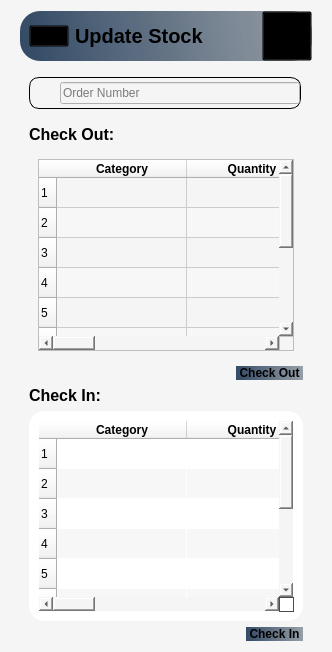
      <widget class="QWidget" name="UpdateStock_page">
       <property name="styleSheet">
        <string notr="true">*{
background-color:#f5f5f5;
}
#HeaderFrame_7{
background-color:qlineargradient(spread:pad,x1:0,y1:0.505682,x2:1,y2:0.477,stop:0 rgba(20,47,78,219),stop:1 rgba(85,98,112,150));
 border-radius: 20px;
}
#widget_59,QPushButton,QLabel,#widget_58,#table_UpdateStock,#widget_62{
background:transparent;
}
#widget_61{
background-color:#ffffff;
 border-radius: 15px;
}
#btn_CheckIn,#btn_CheckOut{
background-color:qlineargradient(spread:pad,x1:0,y1:0.505682,x2:1,y2:0.477,stop:0 rgba(20,47,78,219),stop:1 rgba(85,98,112,150));
 border-radius: 15px;
}
#searchframe_2{
background-color:#fffff;
border-radius: 10px;
border: 1px solid #000000
}
#btn_CheckOut:hover{
background-color:#ececec;
}
#accountBtn_8:hover{
background-color:#ececec;
border-radius:20px;
}</string>
       </property>
       <layout class="QVBoxLayout" name="verticalLayout_56">
        <item>
         <widget class="QWidget" name="widget_57" native="true">
          <layout class="QVBoxLayout" name="verticalLayout">
           <property name="topMargin">
            <number>0</number>
           </property>
           <property name="bottomMargin">
            <number>0</number>
           </property>
           <item alignment="Qt::AlignTop">
            <widget class="QWidget" name="HeaderFrame_7" native="true">
             <property name="autoFillBackground">
              <bool>false</bool>
             </property>
             <layout class="QHBoxLayout" name="horizontalLayout_72">
              <property name="spacing">
               <number>0</number>
              </property>
              <property name="leftMargin">
               <number>0</number>
              </property>
              <property name="topMargin">
               <number>0</number>
              </property>
              <property name="rightMargin">
               <number>0</number>
              </property>
              <property name="bottomMargin">
               <number>0</number>
              </property>
              <item alignment="Qt::AlignLeft">
               <widget class="QWidget" name="widget_58" native="true">
                <layout class="QHBoxLayout" name="horizontalLayout_73">
                 <property name="topMargin">
                  <number>0</number>
                 </property>
                 <property name="bottomMargin">
                  <number>0</number>
                 </property>
                 <item>
                  <widget class="QPushButton" name="menuBtn_8">
                   <property name="text">
                    <string/>
                   </property>
                   <property name="icon">
                    <iconset resource="Resource.qrc">
                     <normaloff>:/Black Icons/Graphics/featherBlack/menu.svg</normaloff>:/Black Icons/Graphics/featherBlack/menu.svg</iconset>
                   </property>
                   <property name="iconSize">
                    <size>
                     <width>24</width>
                     <height>24</height>
                    </size>
                   </property>
                  </widget>
                 </item>
                 <item>
                  <widget class="QLabel" name="appHeader_8">
                   <property name="font">
                    <font>
                     <pointsize>15</pointsize>
                     <weight>75</weight>
                     <bold>true</bold>
                    </font>
                   </property>
                   <property name="text">
                    <string>Update Stock</string>
                   </property>
                  </widget>
                 </item>
                </layout>
               </widget>
              </item>
              <item>
               <widget class="QWidget" name="widget_59" native="true">
                <layout class="QHBoxLayout" name="horizontalLayout_74">
                 <property name="spacing">
                  <number>0</number>
                 </property>
                 <property name="leftMargin">
                  <number>0</number>
                 </property>
                 <property name="topMargin">
                  <number>0</number>
                 </property>
                 <property name="rightMargin">
                  <number>0</number>
                 </property>
                 <property name="bottomMargin">
                  <number>0</number>
                 </property>
                 <item alignment="Qt::AlignRight">
                  <widget class="QPushButton" name="accountBtn_8">
                   <property name="minimumSize">
                    <size>
                     <width>50</width>
                     <height>50</height>
                    </size>
                   </property>
                   <property name="text">
                    <string/>
                   </property>
                   <property name="icon">
                    <iconset resource="Resource.qrc">
                     <normaloff>:/Black Icons/Graphics/featherBlack/user.svg</normaloff>:/Black Icons/Graphics/featherBlack/user.svg</iconset>
                   </property>
                   <property name="iconSize">
                    <size>
                     <width>32</width>
                     <height>32</height>
                    </size>
                   </property>
                  </widget>
                 </item>
                </layout>
               </widget>
              </item>
             </layout>
            </widget>
           </item>
           <item alignment="Qt::AlignLeft|Qt::AlignTop">
            <widget class="QWidget" name="widget_62" native="true">
             <property name="minimumSize">
              <size>
               <width>290</width>
               <height>0</height>
              </size>
             </property>
             <layout class="QHBoxLayout" name="horizontalLayout_75">
              <property name="topMargin">
               <number>10</number>
              </property>
              <property name="bottomMargin">
               <number>10</number>
              </property>
              <item alignment="Qt::AlignTop">
               <widget class="QFrame" name="searchframe_2">
                <property name="minimumSize">
                 <size>
                  <width>160</width>
                  <height>0</height>
                 </size>
                </property>
                <property name="frameShape">
                 <enum>QFrame::StyledPanel</enum>
                </property>
                <property name="frameShadow">
                 <enum>QFrame::Sunken</enum>
                </property>
                <layout class="QHBoxLayout" name="horizontalLayout_76">
                 <property name="spacing">
                  <number>0</number>
                 </property>
                 <property name="leftMargin">
                  <number>0</number>
                 </property>
                 <property name="topMargin">
                  <number>0</number>
                 </property>
                 <property name="rightMargin">
                  <number>0</number>
                 </property>
                 <property name="bottomMargin">
                  <number>0</number>
                 </property>
                 <item>
                  <widget class="QLabel" name="label_50">
                   <property name="minimumSize">
                    <size>
                     <width>30</width>
                     <height>30</height>
                    </size>
                   </property>
                   <property name="maximumSize">
                    <size>
                     <width>30</width>
                     <height>30</height>
                    </size>
                   </property>
                   <property name="text">
                    <string/>
                   </property>
                   <property name="pixmap">
                    <pixmap resource="Resource.qrc">:/Black Icons/Graphics/featherBlack/search.svg</pixmap>
                   </property>
                   <property name="scaledContents">
                    <bool>true</bool>
                   </property>
                  </widget>
                 </item>
                 <item>
                  <widget class="QLineEdit" name="lineEdit_2">
                   <property name="text">
                    <string/>
                   </property>
                   <property name="placeholderText">
                    <string>Order Number</string>
                   </property>
                  </widget>
                 </item>
                </layout>
               </widget>
              </item>
             </layout>
            </widget>
           </item>
           <item>
            <widget class="QWidget" name="widget_69" native="true">
             <layout class="QVBoxLayout" name="verticalLayout_64">
              <property name="topMargin">
               <number>0</number>
              </property>
              <property name="bottomMargin">
               <number>0</number>
              </property>
              <item>
               <widget class="QLabel" name="label_52">
                <property name="font">
                 <font>
                  <pointsize>12</pointsize>
                  <weight>75</weight>
                  <bold>true</bold>
                 </font>
                </property>
                <property name="text">
                 <string>Check Out:</string>
                </property>
               </widget>
              </item>
              <item>
               <widget class="QWidget" name="widget_70" native="true">
                <layout class="QVBoxLayout" name="verticalLayout_65">
                 <item>
                  <widget class="QTableWidget" name="table_UpdateStock_2">
                   <property name="alternatingRowColors">
                    <bool>true</bool>
                   </property>
                   <property name="rowCount">
                    <number>10</number>
                   </property>
                   <attribute name="horizontalHeaderDefaultSectionSize">
                    <number>130</number>
                   </attribute>
                   <attribute name="horizontalHeaderStretchLastSection">
                    <bool>true</bool>
                   </attribute>
                   <row/>
                   <row/>
                   <row/>
                   <row/>
                   <row/>
                   <row/>
                   <row/>
                   <row/>
                   <row/>
                   <row/>
                   <column>
                    <property name="text">
                     <string>Category</string>
                    </property>
                    <property name="font">
                     <font>
                      <weight>75</weight>
                      <bold>true</bold>
                     </font>
                    </property>
                   </column>
                   <column>
                    <property name="text">
                     <string>Quantity</string>
                    </property>
                    <property name="font">
                     <font>
                      <weight>75</weight>
                      <bold>true</bold>
                     </font>
                    </property>
                   </column>
                   <column>
                    <property name="text">
                     <string>Color</string>
                    </property>
                    <property name="font">
                     <font>
                      <weight>75</weight>
                      <bold>true</bold>
                     </font>
                    </property>
                   </column>
                   <column>
                    <property name="text">
                     <string>Total</string>
                    </property>
                    <property name="font">
                     <font>
                      <weight>75</weight>
                      <bold>true</bold>
                     </font>
                    </property>
                   </column>
                   <column>
                    <property name="text">
                     <string>Status</string>
                    </property>
                    <property name="font">
                     <font>
                      <weight>75</weight>
                      <bold>true</bold>
                     </font>
                    </property>
                   </column>
                  </widget>
                 </item>
                </layout>
               </widget>
              </item>
              <item alignment="Qt::AlignRight">
               <widget class="QPushButton" name="btn_CheckOut">
                <property name="font">
                 <font>
                  <weight>75</weight>
                  <bold>true</bold>
                 </font>
                </property>
                <property name="text">
                 <string> Check Out </string>
                </property>
                <property name="icon">
                 <iconset resource="Resource.qrc">
                  <normaloff>:/White Icons/Graphics/featherBlack/log-out.png</normaloff>:/White Icons/Graphics/featherBlack/log-out.png</iconset>
                </property>
                <property name="iconSize">
                 <size>
                  <width>22</width>
                  <height>22</height>
                 </size>
                </property>
               </widget>
              </item>
             </layout>
            </widget>
           </item>
           <item>
            <widget class="QWidget" name="widget_60" native="true">
             <layout class="QVBoxLayout" name="verticalLayout_58">
              <property name="topMargin">
               <number>0</number>
              </property>
              <property name="bottomMargin">
               <number>0</number>
              </property>
              <item>
               <widget class="QLabel" name="label_49">
                <property name="font">
                 <font>
                  <pointsize>12</pointsize>
                  <weight>75</weight>
                  <bold>true</bold>
                 </font>
                </property>
                <property name="text">
                 <string>Check In:</string>
                </property>
               </widget>
              </item>
              <item>
               <widget class="QWidget" name="widget_61" native="true">
                <layout class="QVBoxLayout" name="verticalLayout_59">
                 <item>
                  <widget class="QTableWidget" name="table_UpdateStock">
                   <property name="alternatingRowColors">
                    <bool>true</bool>
                   </property>
                   <property name="rowCount">
                    <number>10</number>
                   </property>
                   <attribute name="horizontalHeaderDefaultSectionSize">
                    <number>130</number>
                   </attribute>
                   <attribute name="horizontalHeaderStretchLastSection">
                    <bool>true</bool>
                   </attribute>
                   <row/>
                   <row/>
                   <row/>
                   <row/>
                   <row/>
                   <row/>
                   <row/>
                   <row/>
                   <row/>
                   <row/>
                   <column>
                    <property name="text">
                     <string>Category</string>
                    </property>
                    <property name="font">
                     <font>
                      <weight>75</weight>
                      <bold>true</bold>
                     </font>
                    </property>
                   </column>
                   <column>
                    <property name="text">
                     <string>Quantity</string>
                    </property>
                    <property name="font">
                     <font>
                      <weight>75</weight>
                      <bold>true</bold>
                     </font>
                    </property>
                   </column>
                   <column>
                    <property name="text">
                     <string>Color</string>
                    </property>
                    <property name="font">
                     <font>
                      <weight>75</weight>
                      <bold>true</bold>
                     </font>
                    </property>
                   </column>
                   <column>
                    <property name="text">
                     <string>Total</string>
                    </property>
                    <property name="font">
                     <font>
                      <weight>75</weight>
                      <bold>true</bold>
                     </font>
                    </property>
                   </column>
                   <column>
                    <property name="text">
                     <string>Status</string>
                    </property>
                    <property name="font">
                     <font>
                      <weight>75</weight>
                      <bold>true</bold>
                     </font>
                    </property>
                   </column>
                  </widget>
                 </item>
                </layout>
               </widget>
              </item>
              <item alignment="Qt::AlignRight">
               <widget class="QPushButton" name="btn_CheckIn">
                <property name="font">
                 <font>
                  <weight>75</weight>
                  <bold>true</bold>
                 </font>
                </property>
                <property name="text">
                 <string> Check In </string>
                </property>
                <property name="icon">
                 <iconset resource="Resource.qrc">
                  <normaloff>:/White Icons/Graphics/featherBlack/log-out.png</normaloff>:/White Icons/Graphics/featherBlack/log-out.png</iconset>
                </property>
                <property name="iconSize">
                 <size>
                  <width>22</width>
                  <height>22</height>
                 </size>
                </property>
               </widget>
              </item>
             </layout>
            </widget>
           </item>
          </layout>
         </widget>
        </item>
       </layout>
      </widget>
